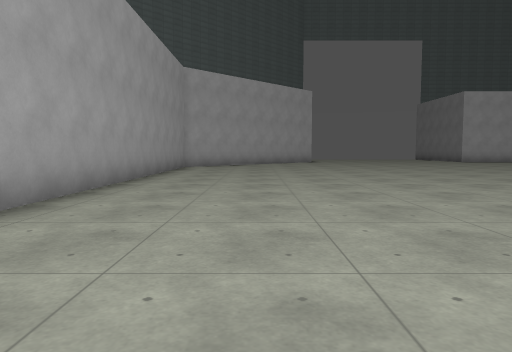
view 1 (above)

24 first-person views from a walk through a 3-D level made in the Godot game engine. The camera is 1.2 m above the floor, tilts 4° down and sees 70° across. The floor is counted in squares, 2 m on a side. Each view is taken from the middle of a square. On the plan, view 1 faces up. The plan holds only what a view shows up to about 10 squares ahead; the rest is blank. The place goes on beyond the plan. Surface patterns are stand-ins for the level's own textures.

view 2
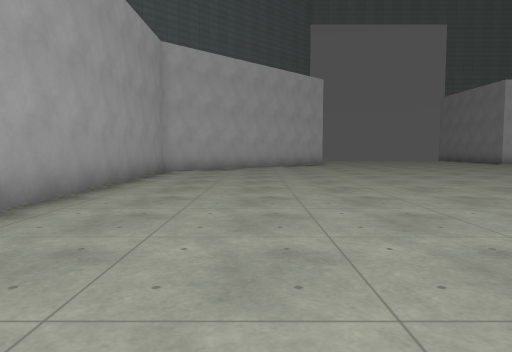

view 3
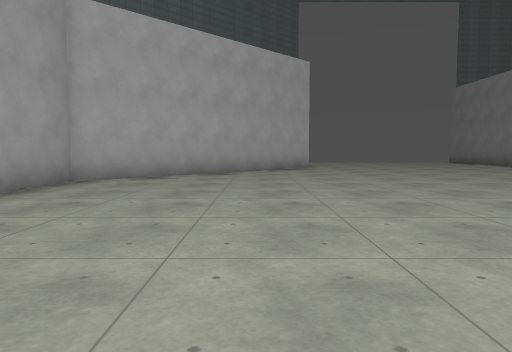

view 4
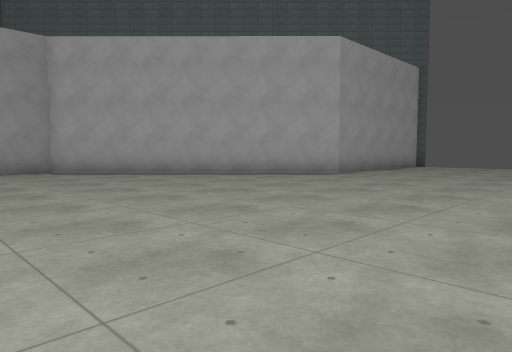

view 5
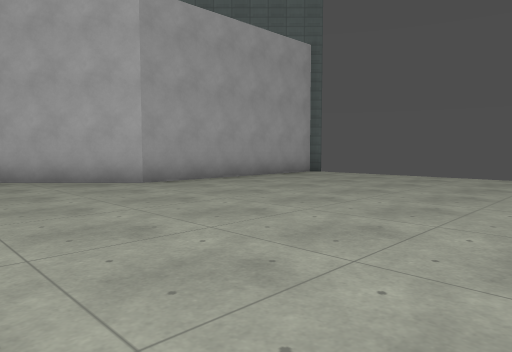

view 6
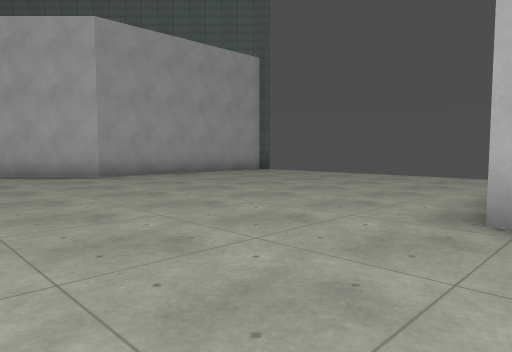

view 7
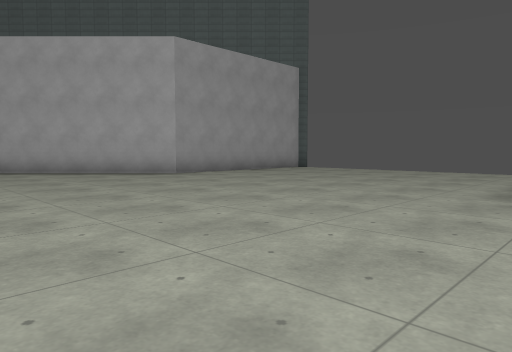

view 8
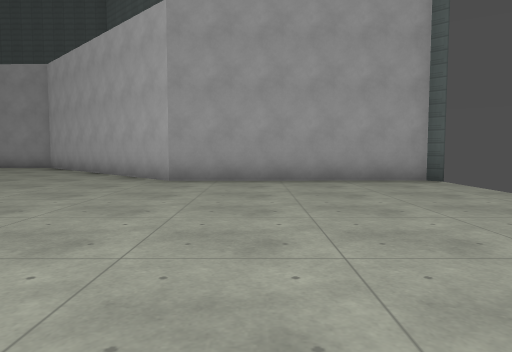

view 9
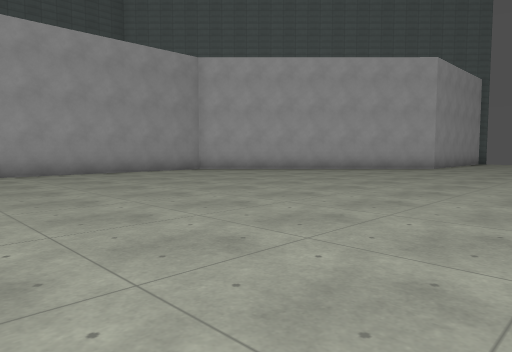

view 10
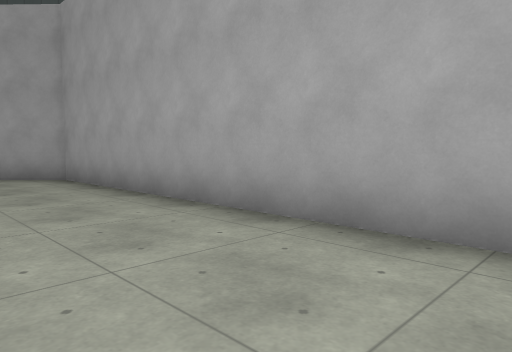

view 11
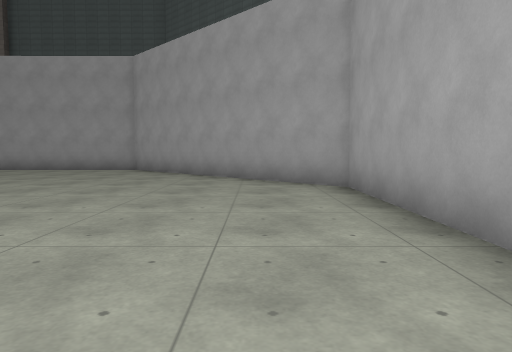

view 12
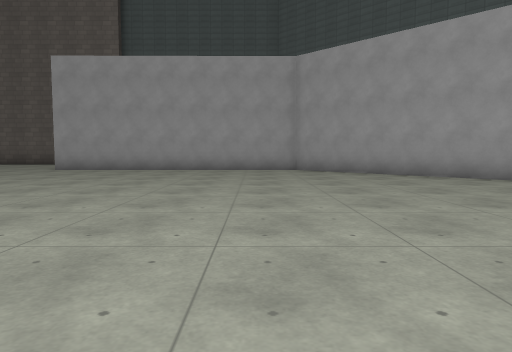

view 13
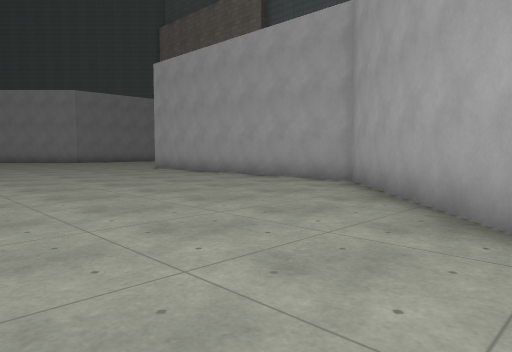

view 14
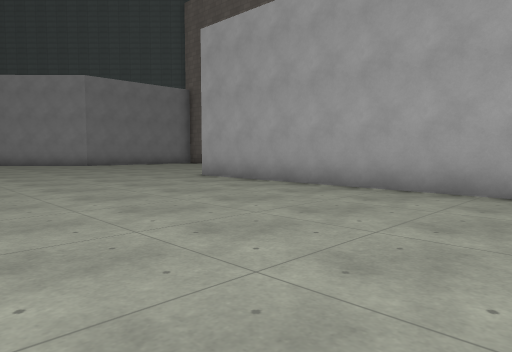

view 15
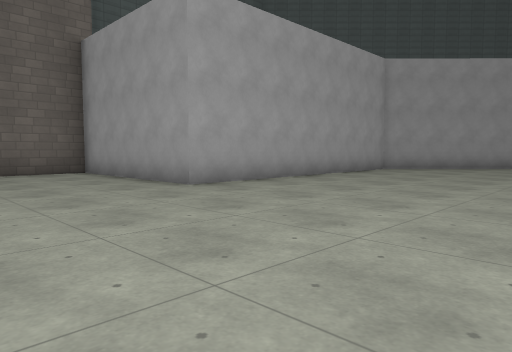

view 16
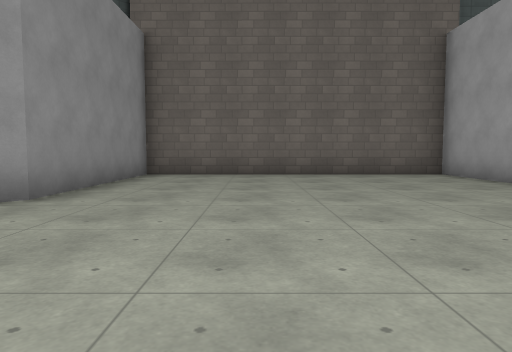

view 17
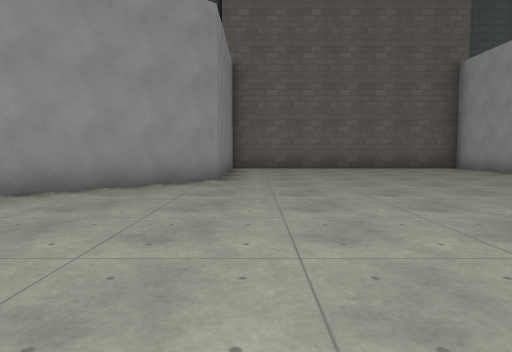

view 18
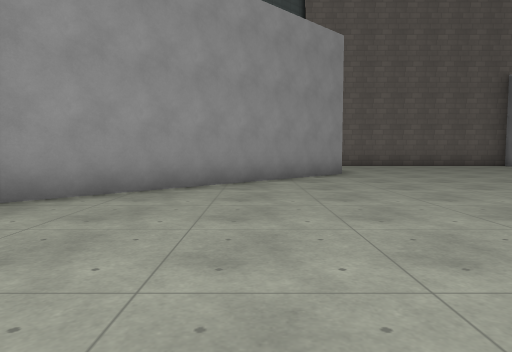

view 19
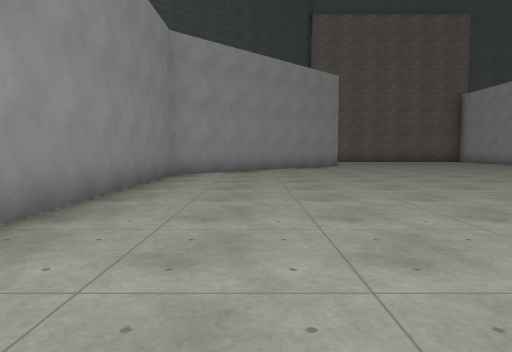

view 20
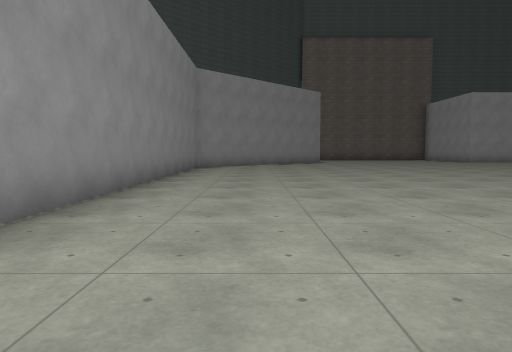

view 21
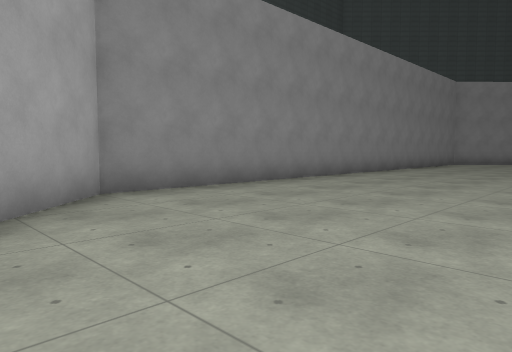

view 22
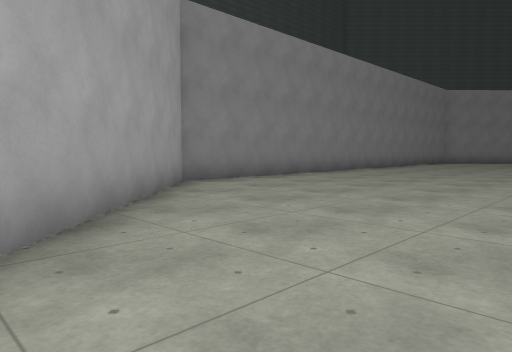

view 23
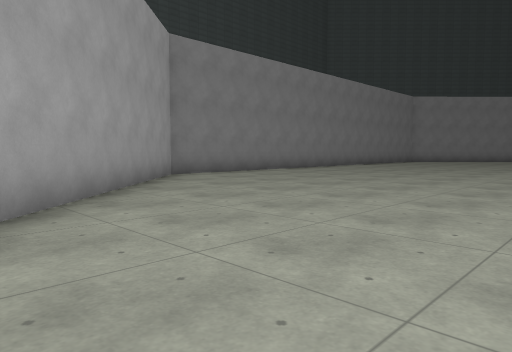

view 24
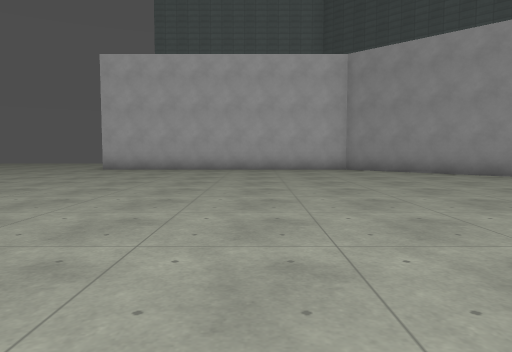

### Floor plan
Points are (right, up) in squares from view 1. A wall is a line through its corners. A room is listed if a view was taken in it or the views show most of it. See-through windows are left out.
Room 1 (views 1, 2, 3, 4, 5, 6, 7, 8, 9, 10, 11, 12, 13, 14, 15, 16, 17, 18, 19, 20, 21, 22, 23, 24)
walls: (2.8, 23.5) (2.8, 18.3) (-2.5, 13) (-2.5, -2) (2.8, -7.4) (10.3, -7.4) (10.3, -12.3) (17.8, -12.3) (17.8, -7.4) (23.1, -2) (23.1, 13) (18.6, 17.4)

Where each view was taken, in squares from view 1:
view 1: 0 up, 0 right, facing up
view 2: 3 up, 0 right, facing up
view 3: 6 up, 1 right, facing up
view 4: 10 up, 8 right, facing up-left
view 5: 15 up, 9 right, facing up-left
view 6: 15 up, 11 right, facing up-left
view 7: 13 up, 11 right, facing up-left
view 8: 20 up, 10 right, facing left
view 9: 6 up, 7 right, facing up-left
view 10: 6 up, 0 right, facing down-left
view 11: 4 up, 1 left, facing down
view 12: 4 up, 4 right, facing down
view 13: 1 down, 1 left, facing down-right
view 14: 2 down, 3 right, facing down-right
view 15: 2 down, 14 right, facing down-left
view 16: 3 down, 15 right, facing down
view 17: 0 up, 17 right, facing down
view 18: 2 up, 20 right, facing down
view 19: 7 up, 21 right, facing down
view 20: 11 up, 21 right, facing down
view 21: 15 up, 18 right, facing down-right
view 22: 17 up, 17 right, facing down-right
view 23: 18 up, 15 right, facing down-right
view 24: 7 up, 15 right, facing up
